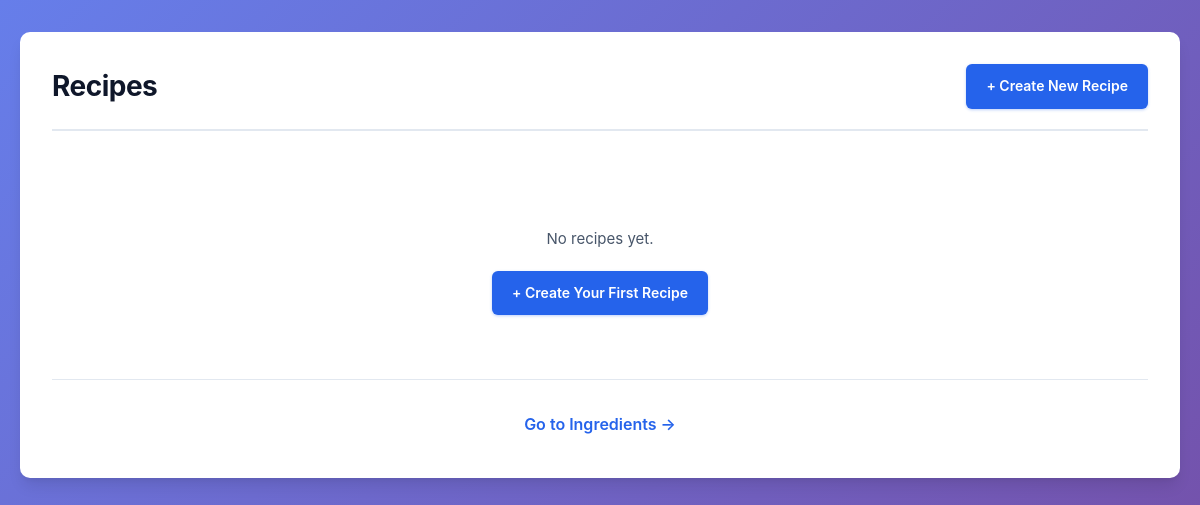
Before: /recipes/ with the older database file.
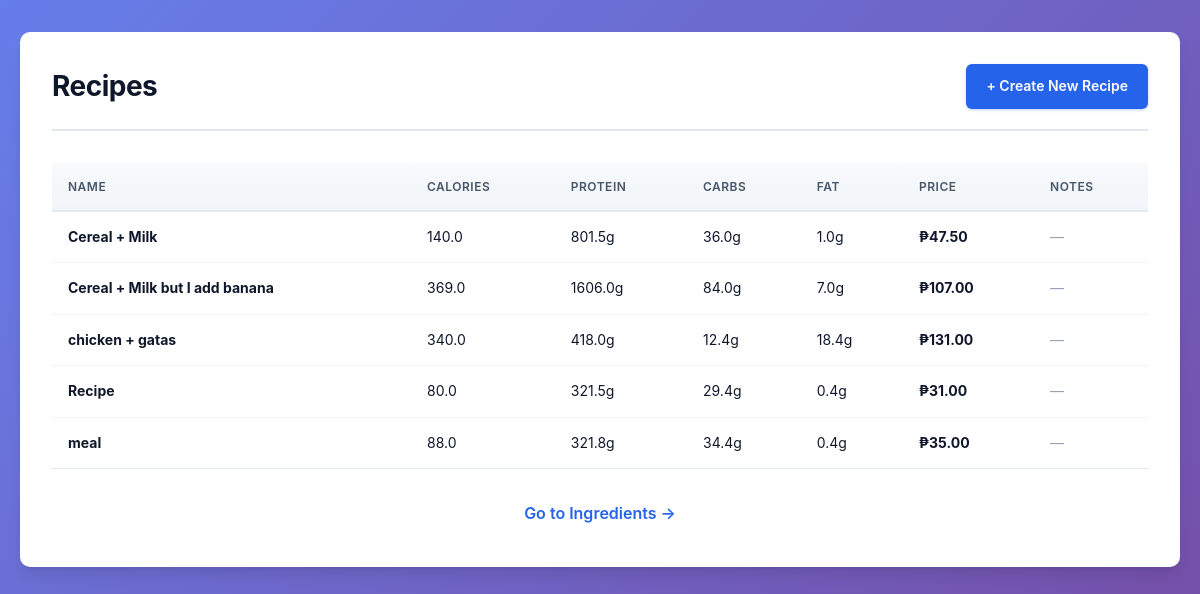
After: the same page with the newer database file.
### MC_App/models.py (models this page shows, shortened)
class Recipe(models.Model):
    name = models.CharField(max_length=100)
    notes = models.TextField(blank=True, null=True)
    @property
    def total_calories(self):
        return sum(item.total_calories for item in self.items.all())
    @property
    def total_protein(self):
        return sum(item.total_protein for item in self.items.all())
    @property
    def total_carbs(self):
        return sum(item.total_carbs for item in self.items.all())
    @property
    def total_fat(self):
        return sum(item.total_fat for item in self.items.all())
    @property
    def total_price(self):
        return sum(item.total_price for item in self.items.all())

class RecipeItem(models.Model):
    recipe = models.ForeignKey(
        Recipe,
        on_delete=models.CASCADE,
        related_name='items'  # allows recipe.items.all()
    )
    ingredient = models.ForeignKey(
        Ingredient,
        on_delete=models.CASCADE,
        null=True,
        blank=True
    )
    sub_recipe = models.ForeignKey(
        'Recipe',
        on_delete=models.CASCADE,
        null=True,
        blank=True,
        related_name='sub_items'
    )
    quantity = models.FloatField(default=1)
    @property
    def total_calories(self):
        if self.ingredient:
            return self.ingredient.calories * self.quantity
        elif self.sub_recipe:
            return self.sub_recipe.total_calories * self.quantity
        return 0
    @property
    def total_protein(self):
        if self.ingredient:
            return self.ingredient.protein * self.quantity
        elif self.sub_recipe:
            return self.sub_recipe.total_protein * self.quantity
        return 0
    @property
    def total_carbs(self):
        if self.ingredient:
            return self.ingredient.carbs * self.quantity
        elif self.sub_recipe:
            return self.sub_recipe.total_carbs * self.quantity
        return 0
    @property
    def total_fat(self):
        if self.ingredient:
            return self.ingredient.fat * self.quantity
        elif self.sub_recipe:
            return self.sub_recipe.total_fat * self.quantity
        return 0
    @property
    def total_price(self):
        if self.ingredient:
            return self.ingredient.price_per_serving * self.quantity
        elif self.sub_recipe:
            return self.sub_recipe.total_price * self.quantity
        return 0

class Ingredient(models.Model):
    UNIT_CHOICES = [
        ('g', 'gram'),
        ('ml', 'milliliter'),
        ('pc', 'piece'),
        ('oz', 'ounce'),
        ('tbsp', 'tablespoon'),
        ('tsp', 'teaspoon'),
    ]
    name = models.CharField(max_length=100)
    serving_size_value = models.FloatField(help_text="Amount of one serving (e.g., 100)")
    serving_size_unit = models.CharField(max_length=10, choices=UNIT_CHOICES, default='g')
    servings_per_container = models.FloatField(help_text="How many servings are in one container")
    price = models.FloatField(help_text="Price of the whole container")
    calories = models.FloatField(help_text="Per serving")
    protein = models.FloatField(help_text="Per serving")
    carbs = models.FloatField(help_text="Per serving")
    fat = models.FloatField(help_text="Per serving")
    notes = models.TextField(blank=True, null=True)
    @property
    def price_per_serving(self):
        try:
            return self.price / self.servings_per_container
        except ZeroDivisionError:
            return 0

### MC_App/views.py (the view)
# urls.py: path('recipes/', views.recipe_list, name='recipe_list'),
def recipe_list(request):
    recipes = Recipe.objects.all()
    return render(request, 'MC_App/recipe_list.html', {'recipes': recipes})

### MC_App/templates/MC_App/recipe_list.html (shortened to what this page needs)
<!DOCTYPE html>
<html lang="en">
<head>
    {% load static %}
    <link rel="stylesheet" href="{% static 'MC_App/css/style.css' %}">
</head>
<body>
    <div class="container">
        <div class="header-links">
            <h1>Recipes</h1>
            <a href="{% url 'recipe_create' %}" class="btn">+ Create New Recipe</a>
        </div>
        {% if recipes %}
            <table>
                <thead>
                    <tr>
                        <th>Name</th>
                        <th>Calories</th>
                        <th>Protein</th>
                        <th>Carbs</th>
                        <th>Fat</th>
                        <th>Price</th>
                        <th>Notes</th>
                    </tr>
                </thead>
                <tbody>
                    {% for r in recipes %}
                    <tr class="clickable-row" data-href="{% url 'recipe_edit' r.id %}"  style="cursor:pointer; transition: all 0.2s ease;"
                    onmouseover="this.style.background='var(--accent-light)'; this.style.transform='translateX(4px)'; this.style.boxShadow='0 1px 2px 0 rgba(0, 0, 0, 0.05)';"
                    onmouseout="this.style.background=''; this.style.transform=''; this.style.boxShadow='';">
                        <td><strong>{{ r.name }}</strong></td>
                        <td>{{ r.total_calories|floatformat:1 }}</td>
                        <td>{{ r.total_protein|floatformat:1 }}g</td>
                        <td>{{ r.total_carbs|floatformat:1 }}g</td>
                        <td>{{ r.total_fat|floatformat:1 }}g</td>
                        <td><strong>₱{{ r.total_price|floatformat:2 }}</strong></td>
                        <td>
                            {% if r.notes %}
                                <small style="color: var(--text-muted);">{{ r.notes|truncatewords:3 }}</small>
                            {% else %}
                                <span style="color: var(--text-muted);">—</span>
                            {% endif %}
                        </td>
                    </tr>
                    {% endfor %}
                </tbody>
            </table>
        {% else %}
            <div class="empty-state">
                <p>No recipes yet.</p>
                <a href="{% url 'recipe_create' %}" class="btn">+ Create Your First Recipe</a>
            </div>
        {% endif %}
        <div style="text-align: center; padding-top: 24px; border-top: 1px solid var(--border-color);">
            <a href="{% url 'ingredient_list' %}" class="nav-link">Go to Ingredients →</a>
        </div>
    </div>
</body>
</html>

Changed rows visible on the page:
added Recipe: name "Cereal + Milk", total_calories "140.0", total_protein "801.5", total_carbs "36.0", total_fat "1.0", total_price "47.50"
added Recipe: name "Cereal + Milk but I add banana", total_calories "369.0", total_protein "1606.0", total_carbs "84.0", total_fat "7.0", total_price "107.00"
added Recipe: name "chicken + gatas", total_calories "340.0", total_protein "418.0", total_carbs "12.4", total_fat "18.4", total_price "131.00"
added Recipe: name "Recipe", total_calories "80.0", total_protein "321.5", total_carbs "29.4", total_fat "0.4", total_price "31.00"
added Recipe: name "meal", total_calories "88.0", total_protein "321.8", total_carbs "34.4", total_fat "0.4", total_price "35.00"
Other visible differences:
text no longer shown: "No recipes yet. + Create Your First Recipe"
text now shown: "NAME CALORIES PROTEIN CARBS FAT PRICE NOTES"
